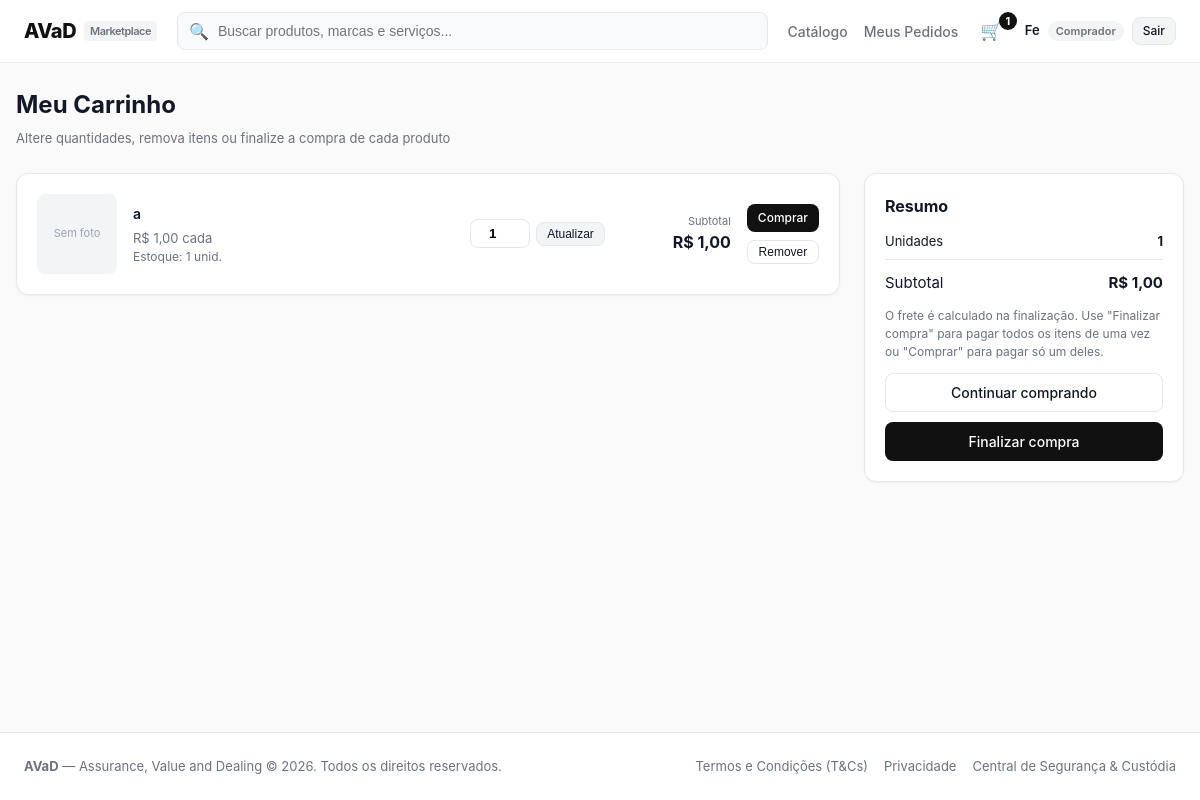
Before: /orders/cart/ (signed in) with the older database file.
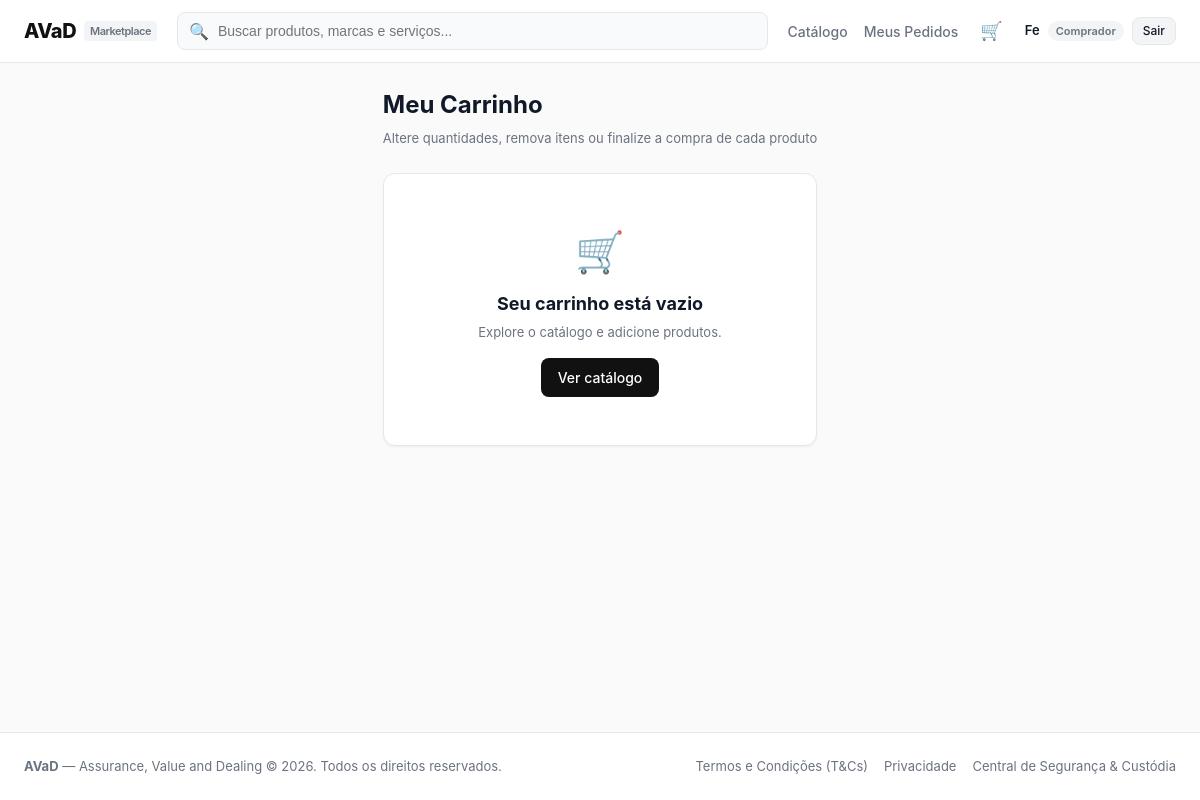
After: the same page with the newer database file.
### catalog/models.py (models this page shows, shortened)
class Product(models.Model):
    vendedor = models.ForeignKey(User, on_delete=models.CASCADE, related_name='products')
    titulo = models.CharField(max_length=200)
    categoria = models.CharField(max_length=50, choices=CATEGORIAS)
    descricao = models.TextField()
    caracteristicas = models.TextField(blank=True, help_text='Uma característica por linha')
    preco = models.DecimalField(max_digits=10, decimal_places=2)
    estoque = models.PositiveIntegerField(default=0)
    imagem = models.ImageField(upload_to='products/', blank=True, null=True)
    frete_gratis = models.BooleanField(default=False)
    ativo = models.BooleanField(default=True)
    removido = models.BooleanField(default=False)  # anúncio removido pelo vendedor (some da loja e da lista)
    criado_em = models.DateTimeField(auto_now_add=True)
    class Meta:
        ordering = ['-criado_em']

### orders/views.py (the view)
# urls.py: path('cart/', views.cart_view, name='cart'),
@login_required
def cart_view(request):
    items = Cart(request).items()
    total = sum(i['subtotal'] for i in items if i['disponivel'])
    return render(request, 'orders/cart.html', {'items': items, 'total': total})

### accounts/roles.py (called while the page is built)
def tipo_usuario(request):
    if not request.user.is_authenticated:
        return None
    tipo = request.session.get('tipo_usuario')
    return tipo if tipo in TIPOS else COMPRADOR

### orders/cart.py (called while the page is built)
    def _qs(self):
        return CartItem.objects.filter(usuario=self.user)

    def count(self):
        total = self._qs().filter(produto__ativo=True).aggregate(t=Sum('quantidade'))['t']
        return total or 0

    def items(self):
        result = []
        for row in self._qs().select_related('produto'):
            product = row.produto
            if not product.ativo:  # anúncio desativado: sai do carrinho
                row.delete()
                continue
            qtd = row.quantidade
            disponivel = product.estoque > 0
            if disponivel:
                qtd = min(qtd, product.estoque)
            result.append({
                'product': product,
                'qtd': qtd,
                'subtotal': product.preco * qtd,
                'disponivel': disponivel,
            })
        return result

### templates/orders/cart.html (shortened to what the changed rows need)
{% extends "base.html" %}
{% block content %}
<div style="margin-bottom: 24px;">
  <h1 style="font-size: 24px; font-weight: 700; margin-bottom: 6px;">Meu Carrinho</h1>
</div>
{% if items %}
<div style="display: flex; gap: 24px; flex-wrap: wrap; align-items: flex-start;">
  <div style="flex: 1 1 560px; display: flex; flex-direction: column; gap: 16px;">
    {% for item in items %}
      <div class="card" style="display: flex; gap: 16px; align-items: center; flex-wrap: wrap;">
        <div style="width: 80px; height: 80px; background: #F3F4F6; border-radius: var(--radius-md); overflow: hidden; display: flex; align-items: center; justify-content: center; flex-shrink: 0;">
          {% if item.product.imagem %}
            <img src="{{ item.product.imagem.url }}" alt="{{ item.product.titulo }}" style="width: 100%; height: 100%; object-fit: cover;">
          {% else %}
            <span style="font-size: 11px; color: #9CA3AF;">Sem foto</span>
          {% endif %}
        </div>
        <div style="flex: 1 1 200px; min-width: 160px;">
          <a href="{% url 'catalog:product_detail' item.product.id %}" style="font-weight: 600; font-size: 14px;">{{ item.product.titulo }}</a>
          <div style="font-size: 13px; color: var(--text-muted); margin-top: 4px;">
            R$ {{ item.product.preco|floatformat:"2g" }} cada
          </div>
          {% if item.disponivel %}
            <div style="font-size: 12px; color: var(--text-muted);">Estoque: {{ item.product.estoque }} unid.</div>
          {% else %}
            <div style="font-size: 12px; color: #B91C1C; font-weight: 600;">Produto esgotado</div>
          {% endif %}
        </div>
        {% if item.disponivel %}
          <form method="post" action="{% url 'orders:cart_update' item.product.id %}" style="display: flex; align-items: center; gap: 6px;">
            <input type="number" name="qtd" value="{{ item.qtd }}" min="1" max="{{ item.product.estoque }}"
                   onchange="this.form.submit()"
                   style="width: 60px; padding: 6px; text-align: center; font-weight: 600; border: 1px solid var(--border-color); border-radius: var(--radius-md);">
            <button type="submit" class="btn btn-secondary btn-sm">Atualizar</button>
          </form>
          <div style="min-width: 110px; text-align: right;">
            <div style="font-size: 11px; color: var(--text-muted);">Subtotal</div>
            <strong>R$ {{ item.subtotal|floatformat:"2g" }}</strong>
          </div>
        {% endif %}
        <div style="display: flex; flex-direction: column; gap: 6px;">
          {% if item.disponivel %}
            <a href="{% url 'orders:checkout' item.product.id %}?qtd={{ item.qtd }}" class="btn btn-primary btn-sm">Comprar</a>
          {% endif %}
          <form method="post" action="{% url 'orders:cart_remove' item.product.id %}">
            <button type="submit" class="btn btn-outline btn-sm btn-block">Remover</button>
          </form>
        </div>
      </div>
    {% endfor %}
  </div>
  <div class="card" style="flex: 0 0 320px;">
    <h2 style="font-size: 16px; font-weight: 700; margin-bottom: 14px;">Resumo</h2>
    <div style="display: flex; justify-content: space-between; font-size: 13px; margin-bottom: 8px;">
      <span>Unidades</span><strong>{{ cart_count }}</strong>
    </div>
    <div style="display: flex; justify-content: space-between; font-size: 15px; border-top: 1px solid var(--border-color); padding-top: 12px;">
      <span>Subtotal</span><strong>R$ {{ total|floatformat:"2g" }}</strong>
    </div>
    <p style="font-size: 12px; color: var(--text-muted); margin: 12px 0;">
      O frete é calculado na finalização. Use "Finalizar compra" para pagar todos os itens de uma vez ou "Comprar" para pagar só um deles.
    </p>
    <a href="{% url 'catalog:product_list' %}" class="btn btn-outline btn-block">Continuar comprando</a>
    {% if total %}
      <a href="{% url 'orders:cart_checkout' %}" class="btn btn-primary btn-block" style="margin-top: 10px;">Finalizar compra</a>
    {% endif %}
  </div>
</div>
{% else %}
  <div class="card" style="text-align: center; padding: 48px 16px;">
    <div style="font-size: 40px; margin-bottom: 8px;">🛒</div>
    <h2 style="font-size: 18px; font-weight: 700; margin-bottom: 6px;">Seu carrinho está vazio</h2>
    <p style="font-size: 13px; color: var(--text-muted); margin-bottom: 16px;">Explore o catálogo e adicione produtos.</p>
    <a href="{% url 'catalog:product_list' %}" class="btn btn-primary">Ver catálogo</a>
  </div>
{% endif %}
{% endblock %}

### templates/base.html (shortened to what this page needs)
{% load static %}
<!DOCTYPE html>
<html lang="pt-br">
<head>
  <link rel="stylesheet" href="{% static 'css/style.css' %}">
</head>
<body>
  <header class="navbar">
    <div class="nav-container">
      <a href="{% url 'home' %}" class="logo">
        <span>AVaD</span>
        <span class="logo-tag">Marketplace</span>
      </a>
      <form action="{% url 'catalog:product_list' %}" method="get" class="search-form">
        <span class="search-icon">🔍</span>
        <input type="text" name="q" value="{{ request.GET.q|default:'' }}" class="search-input" placeholder="Buscar produtos, marcas e serviços...">
      </form>
      <nav class="nav-links">
        <a href="{% url 'catalog:product_list' %}" class="nav-link">Catálogo</a>
        {% if user.is_authenticated %}
          {% if request.tipo_usuario == 'comprador' %}
            <a href="{% url 'orders:my_orders' %}" class="nav-link">Meus Pedidos</a>
            <a href="{% url 'orders:cart' %}" class="nav-link cart-link" title="Carrinho" aria-label="Carrinho">
              🛒{% if cart_count %}<span class="cart-badge">{{ cart_count }}</span>{% endif %}
            </a>
          {% elif request.tipo_usuario == 'vendedor' %}
            <a href="{% url 'dashboard:overview' %}" class="btn btn-outline btn-sm">Área do Vendedor</a>
          {% elif request.tipo_usuario == 'mediador' %}
            <a href="{% url 'disputes:mediation_panel' %}" class="nav-link" style="color: #2563EB; font-weight: 600;">Painel de Mediação</a>
          {% endif %}
          <div style="display: flex; align-items: center; gap: 8px;">
            <span style="font-size: 13px; font-weight: 600;">{{ user.profile.nome|default:user.username }}</span>
            <span style="font-size: 11px; font-weight: 600; color: var(--text-muted); background: #F3F4F6; padding: 2px 8px; border-radius: 999px;">{{ request.tipo_usuario|capfirst }}</span>
            <a href="{% url 'accounts:logout' %}" class="btn btn-secondary btn-sm">Sair</a>
          </div>
        {% else %}
          <a href="{% url 'accounts:login' %}" class="btn btn-outline btn-sm">Entrar</a>
          <a href="{% url 'accounts:register' %}" class="btn btn-primary btn-sm">Cadastre-se</a>
        {% endif %}
      </nav>
    </div>
  </header>
  <main class="container">
    {% block content %}{% endblock %}
  </main>
  <footer class="footer">
    <div class="footer-inner">
      <div>
        <strong>AVaD</strong> — Assurance, Value and Dealing &copy; 2026. Todos os direitos reservados.
      </div>
      <div style="display: flex; gap: 16px;">
        <a href="#">Termos e Condições (T&Cs)</a>
        <a href="#">Privacidade</a>
        <a href="#">Central de Segurança & Custódia</a>
      </div>
    </div>
  </footer>
</body>
</html>

Changed rows visible on the page:
no longer on this page (row edited): Product: imagem "Sem foto", product.titulo "a", product.preco "1,00", product.estoque "1", qtd "1", subtotal "1,00"
Other visible differences:
{{ cart_count }}: "1" → (not shown)
{{ total|floatformat:"2g" }}: "1,00" → (not shown)
text no longer shown: "Resumo Unidades Subtotal R$ O frete é calculado na finalização. Use \"Finalizar compra\" para pagar todos os itens de uma vez ou \"Comprar\" para pagar só um deles. Continuar comprando Finalizar compra"
text now shown: "🛒 Seu carrinho está vazio Explore o catálogo e adicione produtos. Ver catálogo"
